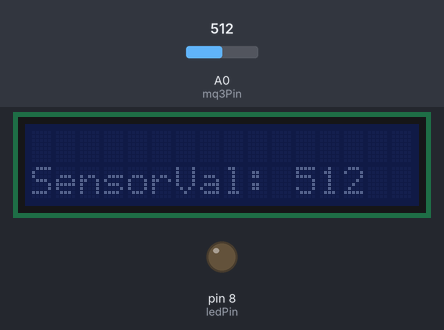
The sketch below on a simulated Arduino Uno, built with avr-gcc and run on an emulated ATmega328P. Shown: 16×2 character LCD, output pins drawn as LEDs (lit = HIGH). The inputs (shaded band) are chosen by the test bench; at power-on: A0 (mq3Pin) = 512.

Above: at 1.2 s.
1.3 s: A0 (mq3Pin) set to 716
At 3.1 s:
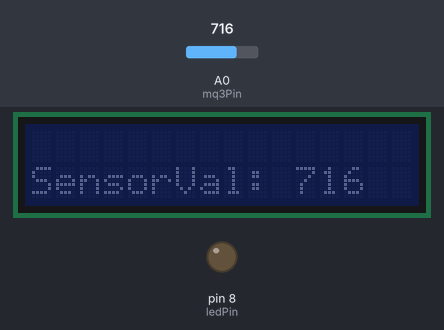
3.6 s: A0 (mq3Pin) set to 900
At 4.4 s:
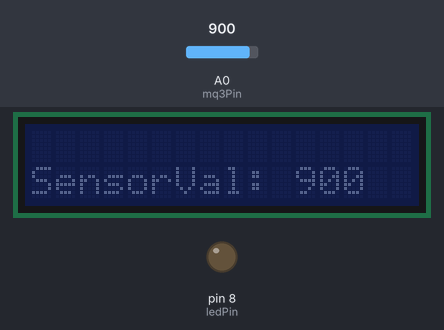
5.6 s: A0 (mq3Pin) set to 1023
At 7.0 s:
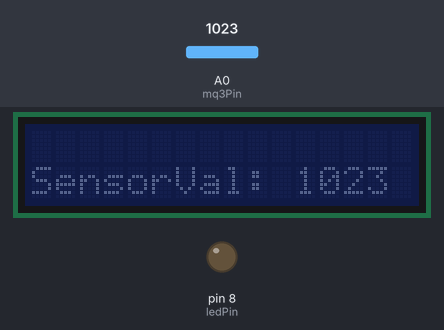
Timing chart, 0 to 8.6 s (numbered marks = the images above; inputs shaded):
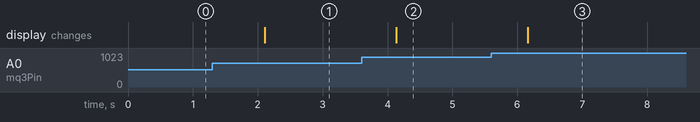

The sketch:

Calibration_Of_mQ3.ino
```cpp
#include <LiquidCrystal_I2C.h>

//#include <LiquidCrystal.h>
LiquidCrystal_I2C lcd(0x27, 16,2);
#define mq3Pin 0
#define ledPin 8
//const int rs =13, en = 12, d4 = 11, d5 = 10, d6 = 9, d7 = 8;
//LiquidCrystal lcd(rs, en, d4, d5, d6, d7);

int sensorVal;
void setup()
{
  //Serial.begin(9600);
  //lcd.begin(16,2);
  lcd.init();
  pinMode(ledPin, OUTPUT);
  pinMode(mq3Pin,INPUT);
}

void loop ()
{
  sensorVal = analogRead(mq3Pin);
  //Serial.println(sensorVal);
  lcd.setCursor(0,1);
  lcd.print("SensorVal: ");
  lcd.print(sensorVal);
  delay(1000);
}
```

Measured:
- after the input at 1.3 s, the display: changes after 0.81 s (image 1)
- after the input at 3.6 s, the display: changes after 0.53 s (image 2)
- after the input at 5.6 s, the display: changes after 0.56 s (image 3)
